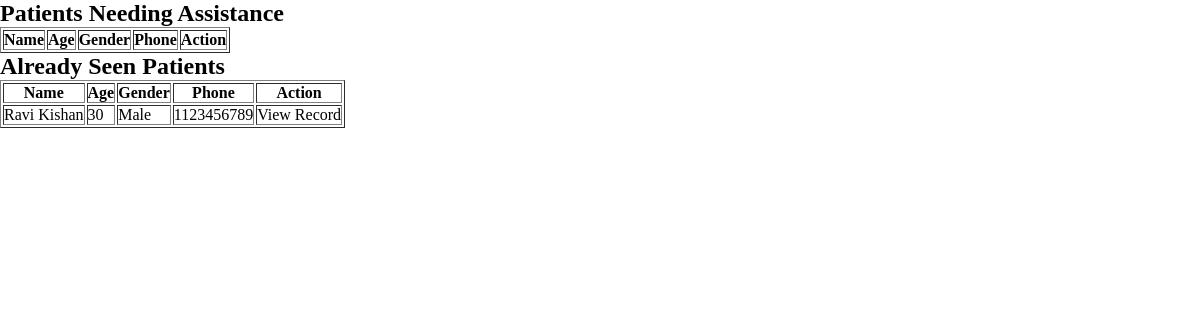
The app's page /appointments with its own data.
### tables this page shows
CREATE TABLE patients(id INTEGER PRIMARY KEY AUTOINCREMENT,
    name TEXT NOT NULL,
    age INTEGER,
    gender TEXT,phone TEXT,
    created_at TEXT);

### app.py (the view)
@app.route("/appointments")
def appointments():
    conn = get_db()
    patients = conn.execute("SELECT * FROM patients ORDER BY created_at DESC").fetchall()
    pending = []
    seen = []
    for p in patients:
        record = conn.execute(
            "SELECT COUNT(*) FROM case_records WHERE patient_id = ?", (p['id'],)
        ).fetchone()
        if record[0] == 0:
            pending.append(p)
        else:
            seen.append(p)
    conn.close()
    return render_template("appointments.html", pending=pending, seen=seen)

### app.py (called while the page is built)
def get_db():
    conn = sqlite3.connect(DB_Path)
    conn.row_factory = sqlite3.Row
    return conn

### templates/appointments.html (shortened to what this page needs)
<!DOCTYPE html>
<html>
    <head>
        <link rel="stylesheet" href="/static/style.css"
    </head>
    <body>
        <h2>Patients Needing Assistance</h2>
        <table border="1">
            <tr>
                <th>Name</th>
                <th>Age</th>
                <th>Gender</th>
                <th>Phone</th>
                <th>Action</th>
            </tr>
        </table>
        <h2>Already Seen Patients</h2>
        <table border="1">
            <tr>
                <th>Name</th>
                <th>Age</th>
                <th>Gender</th>
                <th>Phone</th>
                <th>Action</th>
            </tr>
            {% for p in seen %}
            <tr>
                <td>{{ p['name'] }}</td>
                <td>{{ p['age'] }}</td>
                <td>{{ p['gender'] }}</td>
                <td>{{ p['phone'] }}</td>
                <td><a href="/view_record/{{ p['id'] }}">View Record</a></td>
            </tr>
            {% endfor %}
        </table>
    </body>
</html>

### static/style.css (style rules this page uses)
* { margin: 0; padding: 0; box-sizing: border-box; text-decoration: none; color: black; }

### records on screen
patients: name "Ravi Kishan", age "30", gender "Male", phone "1123456789"
